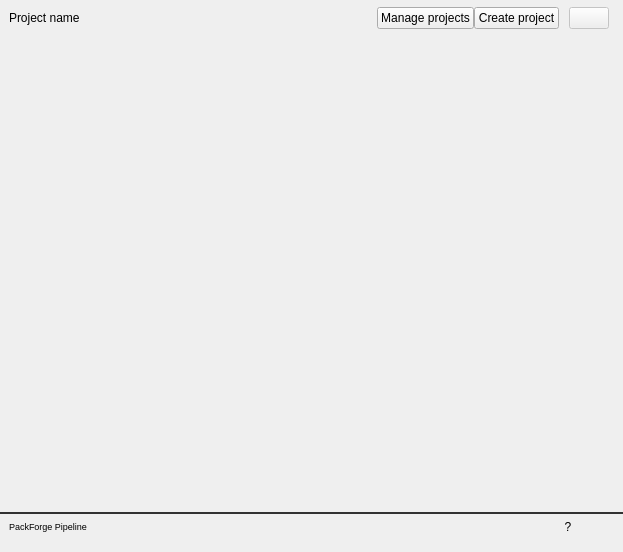
<?xml version="1.0" encoding="UTF-8"?>
<ui version="4.0">
 <class>arUtil</class>
 <widget class="QWidget" name="arUtil">
  <property name="geometry">
   <rect>
    <x>0</x>
    <y>0</y>
    <width>623</width>
    <height>552</height>
   </rect>
  </property>
  <property name="sizePolicy">
   <sizepolicy hsizetype="Preferred" vsizetype="Preferred">
    <horstretch>0</horstretch>
    <verstretch>0</verstretch>
   </sizepolicy>
  </property>
  <property name="windowTitle">
   <string>Pixels and Crafts Pipeline</string>
  </property>
  <property name="windowIcon">
   <iconset resource="../../img/app_imgs.qrc">
    <normaloff>:/images/icons/logo_store.png</normaloff>:/images/icons/logo_store.png</iconset>
  </property>
  <property name="styleSheet">
   <string notr="true"/>
  </property>
  <layout class="QGridLayout" name="gridLayout">
   <property name="leftMargin">
    <number>0</number>
   </property>
   <property name="topMargin">
    <number>7</number>
   </property>
   <property name="rightMargin">
    <number>0</number>
   </property>
   <property name="bottomMargin">
    <number>0</number>
   </property>
   <property name="horizontalSpacing">
    <number>10</number>
   </property>
   <property name="verticalSpacing">
    <number>0</number>
   </property>
   <item row="6" column="0">
    <widget class="QWidget" name="wgtFooter" native="true">
     <property name="sizePolicy">
      <sizepolicy hsizetype="Preferred" vsizetype="Fixed">
       <horstretch>0</horstretch>
       <verstretch>0</verstretch>
      </sizepolicy>
     </property>
     <property name="minimumSize">
      <size>
       <width>0</width>
       <height>0</height>
      </size>
     </property>
     <property name="maximumSize">
      <size>
       <width>16777215</width>
       <height>40</height>
      </size>
     </property>
     <property name="styleSheet">
      <string notr="true">QWidget {border-top: 2px solid  rgb(50, 50, 50);
}</string>
     </property>
     <layout class="QVBoxLayout" name="verticalLayout_3">
      <property name="leftMargin">
       <number>0</number>
      </property>
      <property name="topMargin">
       <number>0</number>
      </property>
      <property name="rightMargin">
       <number>0</number>
      </property>
      <property name="bottomMargin">
       <number>0</number>
      </property>
      <item>
       <widget class="QWidget" name="main_widget" native="true">
        <property name="sizePolicy">
         <sizepolicy hsizetype="Preferred" vsizetype="Expanding">
          <horstretch>0</horstretch>
          <verstretch>0</verstretch>
         </sizepolicy>
        </property>
        <property name="maximumSize">
         <size>
          <width>16777215</width>
          <height>40</height>
         </size>
        </property>
        <property name="styleSheet">
         <string notr="true">QWidget { border: none;}</string>
        </property>
        <layout class="QGridLayout" name="gridLayout_2">
         <property name="leftMargin">
          <number>9</number>
         </property>
         <property name="topMargin">
          <number>0</number>
         </property>
         <property name="rightMargin">
          <number>9</number>
         </property>
         <property name="bottomMargin">
          <number>0</number>
         </property>
         <item row="0" column="1">
          <layout class="QHBoxLayout" name="horizontalLayout_4">
           <item>
            <widget class="QLabel" name="label_2">
             <property name="sizePolicy">
              <sizepolicy hsizetype="Preferred" vsizetype="Fixed">
               <horstretch>0</horstretch>
               <verstretch>0</verstretch>
              </sizepolicy>
             </property>
             <property name="font">
              <font>
               <pointsize>7</pointsize>
              </font>
             </property>
             <property name="text">
              <string>PackForge Pipeline</string>
             </property>
            </widget>
           </item>
           <item>
            <spacer name="horizontalSpacer_2">
             <property name="orientation">
              <enum>Qt::Orientation::Horizontal</enum>
             </property>
             <property name="sizeHint" stdset="0">
              <size>
               <width>40</width>
               <height>20</height>
              </size>
             </property>
            </spacer>
           </item>
           <item>
            <widget class="QPushButton" name="btnCgtraderLink">
             <property name="sizePolicy">
              <sizepolicy hsizetype="Fixed" vsizetype="Fixed">
               <horstretch>0</horstretch>
               <verstretch>0</verstretch>
              </sizepolicy>
             </property>
             <property name="minimumSize">
              <size>
               <width>30</width>
               <height>30</height>
              </size>
             </property>
             <property name="maximumSize">
              <size>
               <width>30</width>
               <height>30</height>
              </size>
             </property>
             <property name="cursor">
              <cursorShape>PointingHandCursor</cursorShape>
             </property>
             <property name="toolTip">
              <string>Link to CgTrader marketplace</string>
             </property>
             <property name="text">
              <string/>
             </property>
             <property name="icon">
              <iconset resource="../../img/app_imgs.qrc">
               <normaloff>:/images/icons/cgtrader_logo.png</normaloff>:/images/icons/cgtrader_logo.png</iconset>
             </property>
             <property name="iconSize">
              <size>
               <width>20</width>
               <height>20</height>
              </size>
             </property>
            </widget>
           </item>
           <item>
            <widget class="QPushButton" name="btnFabLink">
             <property name="sizePolicy">
              <sizepolicy hsizetype="Fixed" vsizetype="Fixed">
               <horstretch>0</horstretch>
               <verstretch>0</verstretch>
              </sizepolicy>
             </property>
             <property name="minimumSize">
              <size>
               <width>30</width>
               <height>30</height>
              </size>
             </property>
             <property name="maximumSize">
              <size>
               <width>30</width>
               <height>30</height>
              </size>
             </property>
             <property name="cursor">
              <cursorShape>PointingHandCursor</cursorShape>
             </property>
             <property name="toolTip">
              <string>Link to Fab marketplace</string>
             </property>
             <property name="text">
              <string/>
             </property>
             <property name="icon">
              <iconset resource="../../img/app_imgs.qrc">
               <normaloff>:/images/icons/fab_logo.png</normaloff>:/images/icons/fab_logo.png</iconset>
             </property>
             <property name="iconSize">
              <size>
               <width>20</width>
               <height>20</height>
              </size>
             </property>
            </widget>
           </item>
           <item>
            <widget class="QPushButton" name="btnHelp">
             <property name="sizePolicy">
              <sizepolicy hsizetype="Fixed" vsizetype="Fixed">
               <horstretch>0</horstretch>
               <verstretch>0</verstretch>
              </sizepolicy>
             </property>
             <property name="minimumSize">
              <size>
               <width>30</width>
               <height>30</height>
              </size>
             </property>
             <property name="maximumSize">
              <size>
               <width>30</width>
               <height>30</height>
              </size>
             </property>
             <property name="sizeIncrement">
              <size>
               <width>0</width>
               <height>0</height>
              </size>
             </property>
             <property name="cursor">
              <cursorShape>PointingHandCursor</cursorShape>
             </property>
             <property name="toolTip">
              <string extracomment="Open Wiki">Open wiki</string>
             </property>
             <property name="toolTipDuration">
              <number>-1</number>
             </property>
             <property name="statusTip">
              <string/>
             </property>
             <property name="whatsThis">
              <string/>
             </property>
             <property name="styleSheet">
              <string notr="true">border:0px;</string>
             </property>
             <property name="text">
              <string>?</string>
             </property>
             <property name="iconSize">
              <size>
               <width>25</width>
               <height>25</height>
              </size>
             </property>
            </widget>
           </item>
           <item>
            <widget class="QPushButton" name="btnReloadApp">
             <property name="sizePolicy">
              <sizepolicy hsizetype="Minimum" vsizetype="Fixed">
               <horstretch>0</horstretch>
               <verstretch>0</verstretch>
              </sizepolicy>
             </property>
             <property name="minimumSize">
              <size>
               <width>25</width>
               <height>25</height>
              </size>
             </property>
             <property name="maximumSize">
              <size>
               <width>25</width>
               <height>25</height>
              </size>
             </property>
             <property name="toolTip">
              <string>Reload app</string>
             </property>
             <property name="text">
              <string/>
             </property>
             <property name="icon">
              <iconset resource="../../img/app_imgs.qrc">
               <normaloff>:/images/icons/btn_reload_app.png</normaloff>:/images/icons/btn_reload_app.png</iconset>
             </property>
            </widget>
           </item>
          </layout>
         </item>
        </layout>
       </widget>
      </item>
      <item>
       <spacer name="verticalSpacer">
        <property name="orientation">
         <enum>Qt::Orientation::Vertical</enum>
        </property>
        <property name="sizeHint" stdset="0">
         <size>
          <width>20</width>
          <height>40</height>
         </size>
        </property>
       </spacer>
      </item>
     </layout>
    </widget>
   </item>
   <item row="5" column="0">
    <widget class="QLabel" name="lblFeedback">
     <property name="font">
      <font>
       <pointsize>9</pointsize>
      </font>
     </property>
     <property name="styleSheet">
      <string notr="true">padding-left: 25px;
padding-bottom: 8px;
padding-top: 5px;</string>
     </property>
     <property name="text">
      <string/>
     </property>
    </widget>
   </item>
   <item row="0" column="0">
    <widget class="QWidget" name="wgUpper" native="true">
     <layout class="QVBoxLayout" name="verticalLayout_5">
      <property name="leftMargin">
       <number>0</number>
      </property>
      <property name="topMargin">
       <number>0</number>
      </property>
      <property name="rightMargin">
       <number>0</number>
      </property>
      <property name="bottomMargin">
       <number>0</number>
      </property>
      <item>
       <layout class="QVBoxLayout" name="verticalLayout_4">
        <property name="spacing">
         <number>0</number>
        </property>
        <property name="leftMargin">
         <number>9</number>
        </property>
        <property name="rightMargin">
         <number>9</number>
        </property>
        <item>
         <layout class="QHBoxLayout" name="horizontalLayout">
          <property name="spacing">
           <number>0</number>
          </property>
          <property name="leftMargin">
           <number>0</number>
          </property>
          <property name="rightMargin">
           <number>5</number>
          </property>
          <item>
           <widget class="QPushButton" name="btnOpenProjectFolder">
            <property name="sizePolicy">
             <sizepolicy hsizetype="Expanding" vsizetype="Fixed">
              <horstretch>0</horstretch>
              <verstretch>0</verstretch>
             </sizepolicy>
            </property>
            <property name="minimumSize">
             <size>
              <width>40</width>
              <height>0</height>
             </size>
            </property>
            <property name="maximumSize">
             <size>
              <width>16777215</width>
              <height>16777215</height>
             </size>
            </property>
            <property name="font">
             <font>
              <underline>false</underline>
             </font>
            </property>
            <property name="toolTip">
             <string extracomment="Open project folder">Current loaded project</string>
            </property>
            <property name="autoFillBackground">
             <bool>false</bool>
            </property>
            <property name="styleSheet">
             <string notr="true">QPushButton {
    border: 0px;
	text-align: left;
}

QPushButton:hover {
    /*color: rgb(151, 169, 0);*/
    background-color: transparent;
	text-decoration: underline;
}


</string>
            </property>
            <property name="text">
             <string>Project name</string>
            </property>
            <property name="flat">
             <bool>false</bool>
            </property>
           </widget>
          </item>
          <item>
           <spacer name="horizontalSpacer">
            <property name="orientation">
             <enum>Qt::Orientation::Horizontal</enum>
            </property>
            <property name="sizeType">
             <enum>QSizePolicy::Policy::Expanding</enum>
            </property>
            <property name="sizeHint" stdset="0">
             <size>
              <width>20</width>
              <height>20</height>
             </size>
            </property>
           </spacer>
          </item>
          <item>
           <widget class="QPushButton" name="btnManageProjectsMenu">
            <property name="sizePolicy">
             <sizepolicy hsizetype="Fixed" vsizetype="Fixed">
              <horstretch>0</horstretch>
              <verstretch>0</verstretch>
             </sizepolicy>
            </property>
            <property name="maximumSize">
             <size>
              <width>100</width>
              <height>16777215</height>
             </size>
            </property>
            <property name="text">
             <string>Manage projects</string>
            </property>
            <property name="checkable">
             <bool>true</bool>
            </property>
           </widget>
          </item>
          <item>
           <widget class="QPushButton" name="btnCreateProjectMenu">
            <property name="sizePolicy">
             <sizepolicy hsizetype="Fixed" vsizetype="Fixed">
              <horstretch>0</horstretch>
              <verstretch>0</verstretch>
             </sizepolicy>
            </property>
            <property name="maximumSize">
             <size>
              <width>100</width>
              <height>16777215</height>
             </size>
            </property>
            <property name="layoutDirection">
             <enum>Qt::LayoutDirection::LeftToRight</enum>
            </property>
            <property name="text">
             <string>Create project</string>
            </property>
            <property name="checkable">
             <bool>true</bool>
            </property>
           </widget>
          </item>
          <item>
           <spacer name="horizontalSpacer_4">
            <property name="orientation">
             <enum>Qt::Orientation::Horizontal</enum>
            </property>
            <property name="sizeType">
             <enum>QSizePolicy::Policy::Fixed</enum>
            </property>
            <property name="sizeHint" stdset="0">
             <size>
              <width>10</width>
              <height>20</height>
             </size>
            </property>
           </spacer>
          </item>
          <item>
           <widget class="QPushButton" name="btnBack">
            <property name="enabled">
             <bool>false</bool>
            </property>
            <property name="styleSheet">
             <string notr="true"/>
            </property>
            <property name="text">
             <string/>
            </property>
            <property name="icon">
             <iconset resource="../../img/app_imgs.qrc">
              <normaloff>:/images/icons/btn_back.png</normaloff>:/images/icons/btn_back.png</iconset>
            </property>
            <property name="flat">
             <bool>false</bool>
            </property>
           </widget>
          </item>
         </layout>
        </item>
        <item>
         <layout class="QHBoxLayout" name="horizontalLayout_2">
          <property name="spacing">
           <number>0</number>
          </property>
          <item>
           <spacer name="horizontalSpacer_3">
            <property name="orientation">
             <enum>Qt::Orientation::Horizontal</enum>
            </property>
            <property name="sizeHint" stdset="0">
             <size>
              <width>40</width>
              <height>20</height>
             </size>
            </property>
           </spacer>
          </item>
         </layout>
        </item>
       </layout>
      </item>
     </layout>
    </widget>
   </item>
   <item row="4" column="0">
    <widget class="QWidget" name="wgMain" native="true">
     <property name="sizePolicy">
      <sizepolicy hsizetype="Preferred" vsizetype="Expanding">
       <horstretch>0</horstretch>
       <verstretch>0</verstretch>
      </sizepolicy>
     </property>
     <property name="maximumSize">
      <size>
       <width>16777215</width>
       <height>16777215</height>
      </size>
     </property>
     <layout class="QVBoxLayout" name="verticalLayout_6">
      <property name="spacing">
       <number>0</number>
      </property>
      <property name="topMargin">
       <number>0</number>
      </property>
      <property name="bottomMargin">
       <number>0</number>
      </property>
      <item>
       <layout class="QVBoxLayout" name="layMain"/>
      </item>
     </layout>
    </widget>
   </item>
  </layout>
 </widget>
 <resources>
  <include location="../../img/app_imgs.qrc"/>
 </resources>
 <connections/>
</ui>
